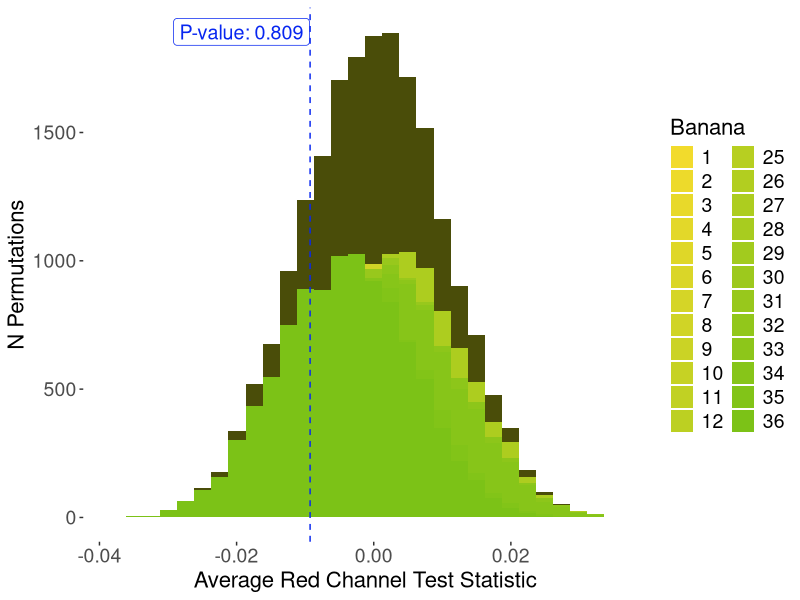
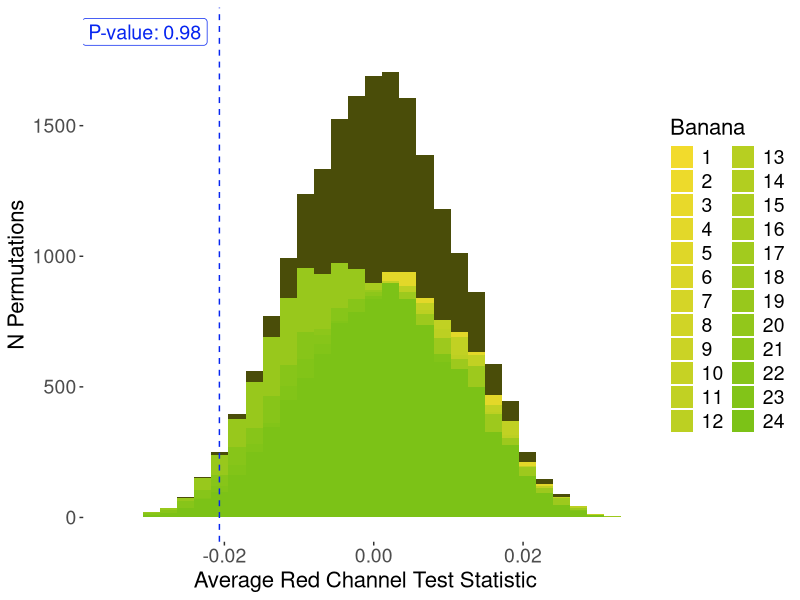
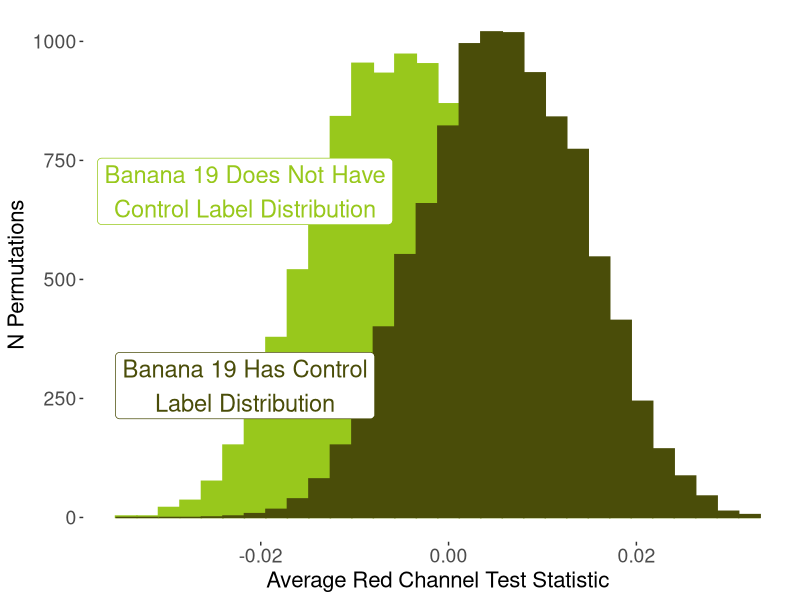

Reproduce these figures in R, in order.
## ---- chunk 1
knitr::opts_chunk$set(echo = TRUE)
## ---- chunk 2
library(grDevices)
library(dplyr)
library(tidyr)
library(ggplot2)
setwd("~/Documents/Coursework/STAT 604/Project 3/stats604-project3/")
permutations <- read.csv("permutations.csv", row.names = NULL)
permutations_tomato <- read.csv("permutations_tomato.csv", row.names = NULL)
permutations_apple <- read.csv("permutations_apple.csv", row.names = NULL)
data_black <- read.csv("processed_results/aggregated_measurements_black.csv", row.names = NULL)
data_yellow <- read.csv("processed_results/aggregated_measurements_yellow.csv", row.names = NULL)
data_avg_r <- read.csv("processed_results/aggregated_measurements_rgb.csv", row.names = NULL)
squish <- read.csv("processed_results/squish.csv", row.names = NULL)
squish$banana <- gsub("banana_", "", squish$X)
squish$pct_squished <- squish$squish
measurements <- merge(data_avg_r,
                      merge(data_black, data_yellow, by = c("banana", "trt")),
                      by = c("banana", "trt"))
measurements <- merge(measurements, squish[, c("banana", "pct_squished")])
measurements$avg_rgb <- measurements$avg_rgb_day_5 - measurements$avg_rgb_day_1
measurements$pct_brown <- measurements$pct_brown_day_5 - measurements$pct_brown_day_1

GREEN <- "#12b30c"
BROWN <- "#4a4d09"
YELLOW <- "#f2db2c"
PVAL_BLUE <- "#0726f0"
n_bananas <- 36
title_size <- 16
text_size <- 14
plot_theme <- theme(panel.background = element_blank(),
                    axis.text = element_text(size = text_size),
                    axis.title = element_text(size = title_size),
                    legend.text = element_text(size = text_size),
                    legend.title = element_text(size = title_size),
                    strip.text = element_text(size = text_size))

stat_cols <- colnames(permutations)[!grepl("(banana|permutation)", colnames(permutations))]
true_test_statistics <- mapply(
  function(stat) {
    if (grepl("apple$", stat)) {
      trt <- "A"
      stat <- gsub("_apple", "", stat)
    } else if (grepl("tomato$", stat)) {
      trt <- "T"
      stat <- gsub("_tomato", "", stat)
    } else {
      stop("Did not encounter a valid treatment level")
    }
    mean(measurements[measurements$trt == trt, stat]) - mean(measurements[measurements$trt == "C", stat])
  },
  stat_cols,
  USE.NAMES = TRUE
)
## ---- chunk 3
make_all_bananas_comparison_plot <- function(perms, stat) {
  if (grepl("tomato$", stat)) {
    trt <- "T"
    clean_trt <- "Tomato"
  } else if (grepl("apple$", stat)) {
    trt <- "A"
    clean_trt <- "Apple"
  } else {
    trt <- "C"
    clean_trt <- "Control"
  }
  clean_stat <- gsub(
    "% squished", "Squish Ratio",
      gsub(
        "pct", "%", gsub(
          "avg", "Average", gsub(
            "rgb", "Red Channel", gsub(" (tomato|apple)$", "", gsub("_", " ", stat))))))
  
  banana_cols <- colnames(perms)[grepl("banana", colnames(perms))]
  pivot_data <- Reduce(
    rbind,
    lapply(banana_cols, 
          function(banana_col) {
            msk <- perms[banana_col] == trt
            banana_perms <- perms[msk,
                                  c(banana_col, colnames(perms)
                                    [!grepl("banana", colnames(perms))])]
            colnames(banana_perms)[1] <- "trt"
            cbind("Banana" = as.numeric(gsub("banana_", "", banana_col)),
                  banana_perms)
          })
  )
  pivot_data$Banana <- factor(pivot_data$Banana,
                              levels = as.numeric(gsub("banana_", "", banana_cols)))

  # running one-sided tests because trt should increase avg RGB and pct brown
  pval <- mean(perms[[stat]] >= true_test_statistics[stat])
  if (grepl("pct_brown", stat)) {
    pval_label_x_val <- true_test_statistics[stat] + sign(true_test_statistics[stat]) * 0.002
    cut_val <- 0.00025
  } else if (grepl("avg_rgb", stat)) {
    pval_label_x_val <- true_test_statistics[stat] + sign(true_test_statistics[stat]) * 0.01
    cut_val <- 0.0025
  } else {
    pval_label_x_val <- true_test_statistics[stat] + sign(true_test_statistics[stat]) * 0.1
    cut_val <- 0.025
  }
  
  pval_label_y_val <- max(table(cut_width(perms[[stat]], width = cut_val)))
  ggplot(perms) +
    geom_histogram(aes(x = !!sym(stat)), fill = BROWN) +
    geom_histogram(data = pivot_data,
                   aes(x = !!sym(stat), fill = Banana),
                   position = "identity") +
    geom_vline(aes(xintercept=true_test_statistics[stat]), color = PVAL_BLUE,
               linetype="dashed") +
    scale_fill_manual(
      values = scales::seq_gradient_pal(YELLOW, GREEN)(seq(0, 1, length.out=n_bananas))) +
    labs(x = paste0(clean_stat," Test Statistic"),
         y = "N Permutations") +
    annotate("label", x = pval_label_x_val, y = pval_label_y_val,
             label = paste0("P-value: ", round(pval, 3)),
             color = PVAL_BLUE, size = 5) +
    plot_theme
}
for (r in seq_len(2)) {
  stat_col <- stat_cols[r]
  if (grepl("apple", stat_col)) {
    print(make_all_bananas_comparison_plot(permutations_apple, stat_col))
  } else if (grepl("tomato", stat_col)) {
    print(make_all_bananas_comparison_plot(permutations_tomato, stat_col))
  } else {
    stop("Did not encounter a valid stat col")
  }
}
## ---- chunk 4
make_banana_specific_comparison_plot <- function(perms, banana, stat) {
  banana_col <- paste0("banana_", banana)
  if (grepl("tomato$", stat)) {
    trt <- "T"
    clean_trt <- "Tomato"
  } else if (grepl("apple$", stat)) {
    trt <- "A"
    clean_trt <- "Apple"
  } else {
    trt <- "C"
    clean_trt <- "Control"
  }
  clean_stat <- gsub(
    "% squished", "Squish Ratio",
       gsub(
         "pct", "%", gsub(
           "avg", "Average", gsub(
             "rgb", "Red Channel", gsub(" (tomato|apple)$", "", gsub("_", " ", stat))))))

  ctrl_data <- data.frame(
    "trt" = perms[[banana_col]][perms[banana_col] == "C"],
    "perm_val" = perms[[stat]][perms[banana_col] == "C"]
  )
  trt_data <- data.frame(
    "trt" = perms[[banana_col]][perms[banana_col] == trt],
    "perm_val" = perms[[stat]][perms[banana_col] == trt]
  )
  legend_x_val <- min(quantile(ctrl_data[["perm_val"]], 0.03),
                      quantile(trt_data[["perm_val"]], 0.03))
  if (grepl("pct_brown", stat)) {
    cut_val <- 0.00025
  } else if (grepl("avg_rgb", stat)) {
    cut_val <- 0.0015
  } else {
    cut_val <- 0.025
  }
  
  legend_y_val_banana <- max(table(cut_width(ctrl_data[["perm_val"]], width = cut_val)))
  legend_y_val_all <- max(table(cut_width(trt_data[["perm_val"]], width = cut_val))) - 400
  fill_col <- scales::seq_gradient_pal(YELLOW, GREEN)(seq(0, 1, length.out=n_bananas))[banana]
  
  ggplot(ctrl_data) +
    geom_histogram(data = trt_data,
                   aes(x = perm_val), fill = fill_col, color = fill_col) +
    geom_histogram(aes(x = perm_val), fill = BROWN, color = BROWN) +
    annotate("label", x = legend_x_val, y = legend_y_val_banana,
             label = paste0("Banana ", banana, " Does Not Have\nControl Label Distribution"),
             color = fill_col, size = 6) +
    annotate("label", x = legend_x_val, y = legend_y_val_all,
             label = paste0("Banana ", banana, " Has Control\nLabel Distribution"),
             color = BROWN, size = 6) +
    labs(x = paste0(clean_stat," Test Statistic"),
         y = "N Permutations") +
    plot_theme
}

make_banana_specific_comparison_plot(permutations_apple, 19, "avg_rgb_apple")
